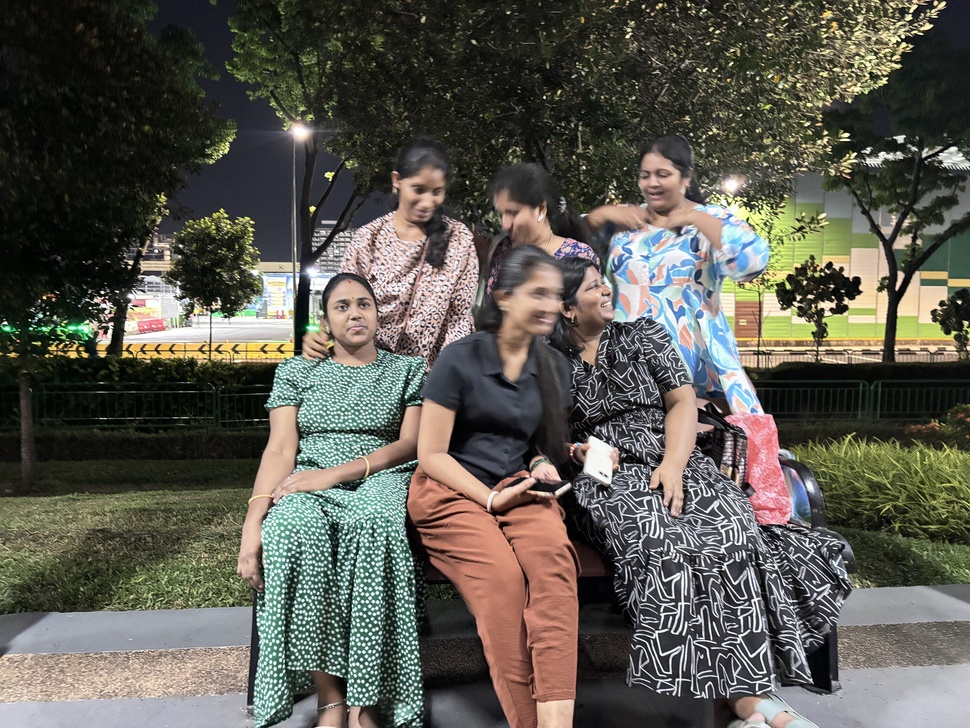
#> input picture module10-image-restoration/images/515.jpg, 970 x 728 px, shrunk from 4618 x 3464 before the run, given in place of salt_and_pepper_noise.png, which was not available
$ python Medianblur.py
#> lines starting #> are read from the running program, lines starting #| are printed output that depends on the picture; pictures that were not available may be replaced by others from this repository, and a replacement may not be noted
# Load an images with Salt and pepper noise.
import cv2
from matplotlib import pyplot as plt

img1 = cv2.imread('images/salt_and_pepper_noise.png')
#> img1 is the input picture: shape (728, 970, 3); mean B, G, R 81.3, 90, 92.3
img2 = cv2.imread('images/ice-flakes-microscopy-salt-and-pepper-noise.jpg')
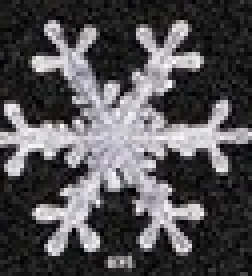
#> input picture module10-image-restoration/images/ice-flakes-microscopy-salt-and-pepper-noise.jpg, 63 x 69 px, shrunk from 299 x 330 before the run (shown 4 times larger)
#> img2 is the input picture: shape (69, 63, 3); mean B, G, R 83.7, 81.2, 82.4

# Apply median filter.
img1_median = cv2.medianBlur(img1, 9)
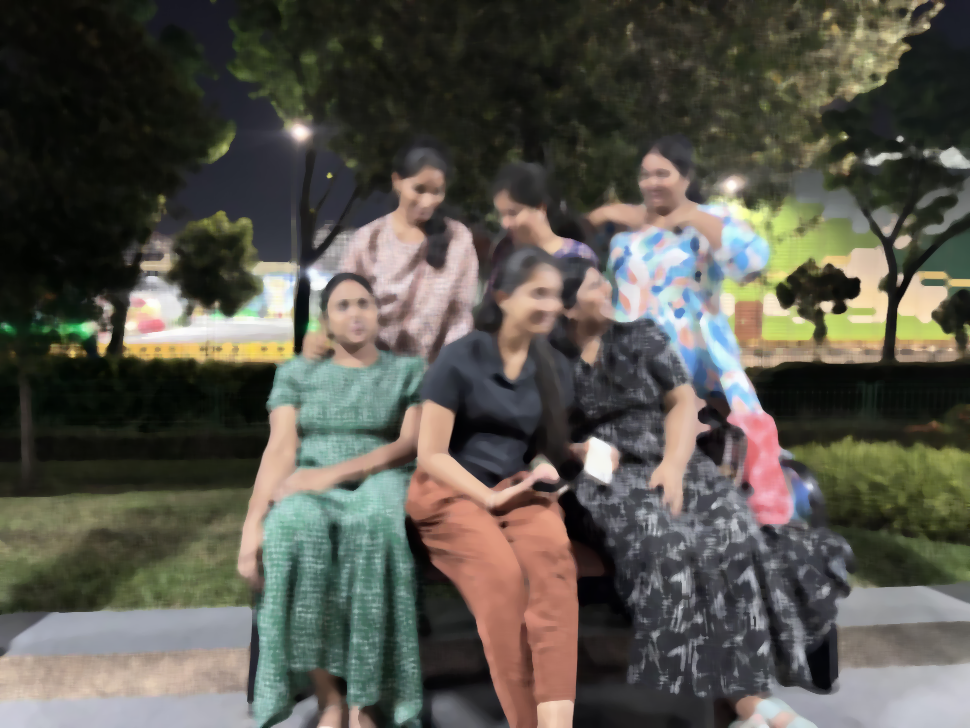
#> img1_median: shape (728, 970, 3); mean B, G, R 77.3, 86, 88.2
img2_median = cv2.medianBlur(img2, 3)
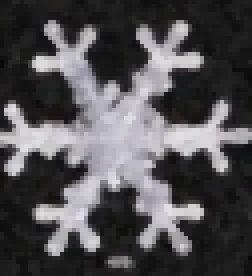
#> img2_median: shape (69, 63, 3) (shown 4 times larger); mean B, G, R 83.1, 80.6, 81.7

# Apply Gaussian filter for comparison.
img1_gaussian = cv2.GaussianBlur(img1, (5, 5), cv2.BORDER_DEFAULT)
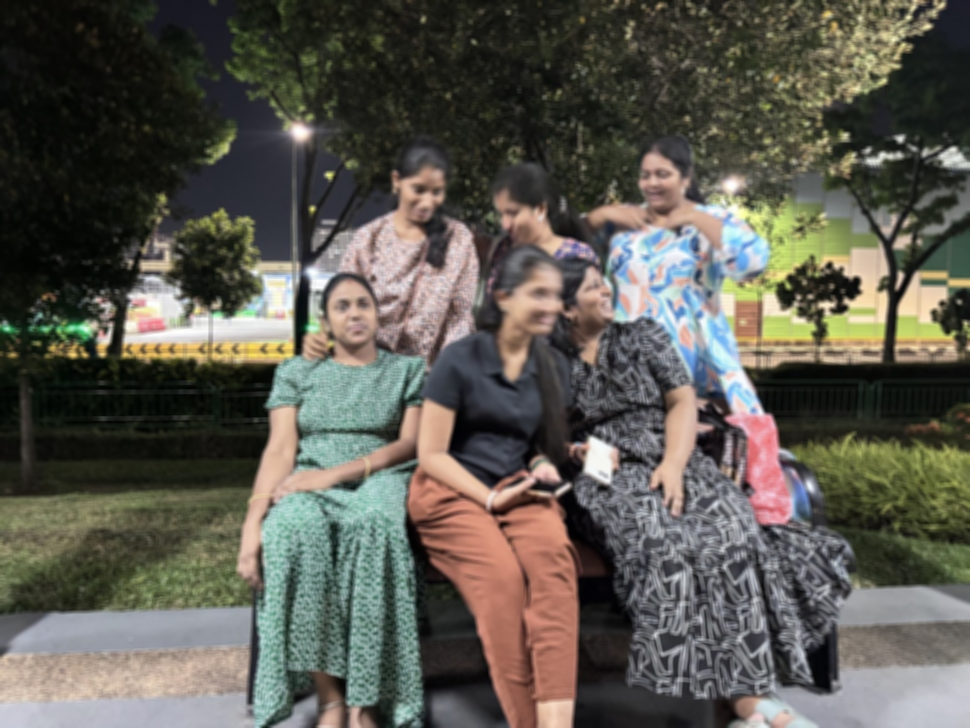
#> img1_gaussian: shape (728, 970, 3); mean B, G, R 81.3, 90, 92.3
img2_gaussian = cv2.GaussianBlur(img2, (5, 5), cv2.BORDER_DEFAULT)
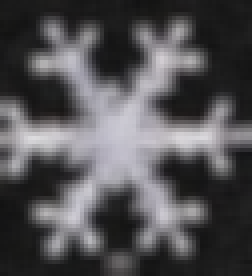
#> img2_gaussian: shape (69, 63, 3) (shown 4 times larger); mean B, G, R 83.9, 81.4, 82.5

plt.figure(figsize = (20, 8))
plt.subplot(131); plt.axis('off'); plt.imshow(img1[:,:,::-1]);          plt.title('Original Image with Salt & Pepper Noise')
plt.subplot(132); plt.axis('off'); plt.imshow(img1_gaussian[:,:,::-1]); plt.title('Gaussian filter applied')
plt.subplot(133); plt.axis('off'); plt.imshow(img1_median[:,:,::-1]);   plt.title('Median filter applied')
plt.figure(figsize = (20, 10))
plt.subplot(131); plt.axis('off'); plt.imshow(img2[:,:,::-1]);          plt.title('Original Image with Salt & Pepper Noise')
plt.subplot(132); plt.axis('off'); plt.imshow(img2_gaussian[:,:,::-1]); plt.title('Gaussian filter applied')
plt.subplot(133); plt.axis('off'); plt.imshow(img2_median[:,:,::-1]);   plt.title('Median filter applied')
plt.show()
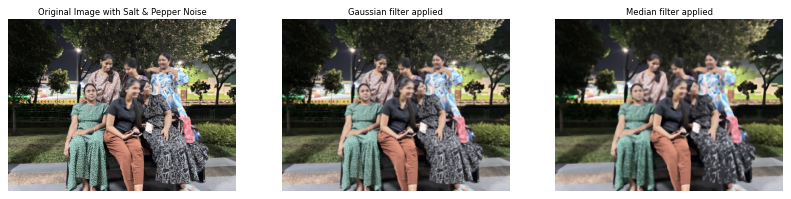
#> figure drawn by matplotlib, 3 panels
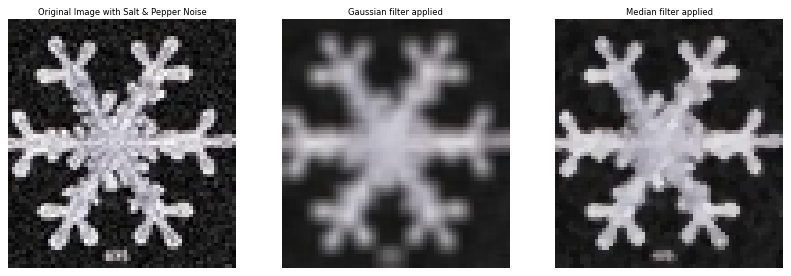
#> figure drawn by matplotlib, 3 panels
